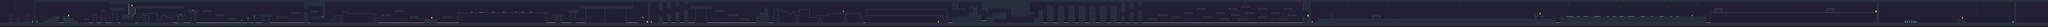

A level layout from a 2D game, rendered from its tile map. Below: a short description, then the map file with tile-grid data replaced by summaries:
An orthogonal 970x13 tile map with 16x16 px tiles, 5 tile layers (background, ground, deco, trap, ...), 4 tilesets and 325 objects.

<map version="1.2" tiledversion="1.2.0" orientation="orthogonal" renderorder="right-down" width="970" height="13" tilewidth="16" tileheight="16" infinite="0" nextlayerid="22" nextobjectid="401">
 <tileset firstgid="1" source="basecolor.tsx" />
 <tileset firstgid="129" source="tile1.tsx" />
 <tileset firstgid="1153" source="npc.tsx" />
 <tileset firstgid="1409" source="sheet.tsx" />
 <layer id="1" name="background" width="970" height="13">
  <data>[12610 cells, 12610 non-empty, 2 distinct tile ids]</data>
 </layer>
 <layer id="2" name="ground" width="970" height="13">
  <data>[12610 cells, 3878 non-empty, 58 distinct tile ids]</data>
 </layer>
 <layer id="3" name="deco" width="970" height="13">
  <data>[12610 cells, 1211 non-empty, 49 distinct tile ids]</data>
 </layer>
 <layer id="4" name="trap" width="970" height="13">
  <data>[12610 cells, 269 non-empty, 1 distinct tile ids]</data>
 </layer>
 <layer id="5" name="NPCP" width="970" height="13">
  <data>[12610 cells, 12 non-empty, 11 distinct tile ids]</data>
 </layer>
 <objectgroup id="6" name="groundobj">
  <object id="10" x="272" y="176" width="15248" height="16" />
  <object id="12" x="368" y="144" width="80" height="16" />
  <object id="13" x="400" y="128" width="48" height="16" />
  <object id="14" x="480" y="128" width="48" height="16" />
  <object id="15" x="480" y="144" width="80" height="16" />
  <object id="16" x="480" y="160" width="112" height="16" />
  <object id="17" x="640" y="144" width="32" height="32" />
  <object id="18" x="704" y="112" width="32" height="64" />
  <object id="19" x="768" y="80" width="32" height="96" />
  <object id="20" x="832" y="64" width="112" height="16" />
  <object id="21" x="848" y="80" width="16" height="96" />
  <object id="22" x="880" y="80" width="16" height="96" />
  <object id="23" x="272" y="0" width="15248" height="15" />
  <object id="24" x="832" y="16" width="160" height="16" />
  <object id="25" x="976" y="32" width="16" height="80" />
  <object id="26" x="928" y="112" width="80" height="32" />
  <object id="27" x="992" y="48" width="32" height="64" />
  <object id="28" x="1024" y="48" width="368" height="16" />
  <object id="29" x="1042.5" y="134" width="16" height="48" />
  <object id="31" x="1042.5" y="133" width="42" height="9" />
  <object id="32" x="1074.5" y="101.5" width="10.5" height="33.5" />
  <object id="33" x="1075.5" y="99" width="118.5" height="9.5" />
  <object id="35" x="1186" y="108" width="10" height="49.5" />
  <object id="36" x="1188" y="147.5" width="38.5" height="10" />
  <object id="37" x="1221" y="117.5" width="8" height="40.5" />
  <object id="38" x="1220.5" y="115.5" width="38.5" height="12" />
  <object id="39" x="1250.5" y="115.5" width="9" height="25" />
  <object id="40" x="1250.5" y="131.5" width="56" height="10.5" />
  <object id="41" x="1297" y="133" width="10.5" height="41.5" />
  <object id="42" x="1328" y="112" width="80" height="16" />
  <object id="43" x="1344" y="128" width="16" height="48" />
  <object id="44" x="1376" y="128" width="11.5" height="51" />
  <object id="45" x="1424" y="80" width="80" height="16" />
  <object id="46" x="1440" y="96" height="64" />
  <object id="47" x="1440" y="96" width="16" height="80" />
  <object id="48" x="1472" y="96" width="16" height="80" />
  <object id="49" x="1536" y="80" width="64" height="16" />
  <object id="50" x="1632" y="112" width="64" height="16" />
  <object id="51" x="1728" y="144" width="64" height="16" />
  <object id="53" x="1824.5" y="154" width="15.5" height="21.5" />
  <object id="54" x="1872" y="138" width="16.5" height="37.5" />
  <object id="55" x="1920.5" y="122.5" width="16.5" height="53" />
  <object id="56" x="1968" y="112" width="96" height="16" />
  <object id="57" x="1986.5" y="130.5" width="16" height="48" />
  <object id="58" x="2032" y="128" width="16" height="48" />
  <object id="59" x="2096" y="128" width="80" height="16" />
  <object id="60" x="2208" y="96" width="64" height="16" />
  <object id="61" x="2304" y="16" width="160" height="32" />
  <object id="63" x="2304" y="48" width="32" height="16" />
  <object id="64" x="2304" y="96" width="32" height="80" />
  <object id="65" x="2352" y="80" width="64" height="16" />
  <object id="66" x="2368" y="128" width="96" height="16" />
  <object id="68" x="2448" y="48" width="16" height="80" />
  <object id="69" x="2501" y="150" width="10.5" height="24" />
  <object id="70" x="2500.5" y="149" width="39.5" height="8.5" />
  <object id="71" x="2532.5" y="118.25" width="7.75" height="30.25" />
  <object id="72" x="2533.25" y="117.25" width="69.75" height="6.75" />
  <object id="73" x="2597" y="85.25" width="7" height="31.75" />
  <object id="74" x="2597.75" y="84.75" width="37" height="7" />
  <object id="75" x="2627.25" y="90.75" width="7.5" height="16.25" />
  <object id="76" x="2633.5" y="100.75" width="208.75" height="8.25" />
  <object id="77" x="2835.75" y="104.5" width="6.75" height="30.75" />
  <object id="78" x="2816" y="144" width="48" height="32" />
  <object id="80" x="2830.75" y="133.75" width="18.75" height="10" />
  <object id="81" x="2896" y="112" width="64" height="16" />
  <object id="82" x="2992" y="80" width="64" height="16" />
  <object id="84" x="3104" y="128" width="64" height="16" />
  <object id="85" x="3216" y="144" width="96" height="32" />
  <object id="86" x="3360" y="128" width="64" height="16" />
  <object id="87" x="3472" y="96" width="16" height="80" />
  <object id="90" x="3472" y="95.75" width="672" height="16" />
  <object id="92" x="4128.75" y="95.75" width="16" height="80" />
  <object id="93" x="4192" y="112" width="80" height="16" />
  <object id="94" x="4208" y="128" width="16" height="48" />
  <object id="95" x="4240" y="128" width="16" height="48" />
  <object id="96" x="4304" y="80" width="80" height="16" />
  <object id="97" x="4320" y="96" width="16" height="80" />
  <object id="98" x="4352" y="96" width="16" height="80" />
  <object id="99" x="4400" y="48" width="400" height="16" />
  <object id="100" x="4432" y="64" width="16" height="112" />
  <object id="101" x="4576" y="64" width="16" height="112" />
  <object id="102" x="4736" y="64" width="16" height="112" />
  <object id="103" x="4912" y="16" width="16" height="160" />
  <object id="105" x="4992" y="128" width="32" height="48" />
  <object id="106" x="4992" y="16" width="32" height="64" />
  <object id="107" x="5056" y="16" width="32" height="48" />
  <object id="109" x="5056" y="112" width="32" height="64" />
  <object id="111" x="5120" y="16" width="32" height="32" />
  </objectgroup>
 <objectgroup id="8" name="Enemy">
  <!-- 130 objects omitted --></objectgroup>
 <objectgroup id="9" name="Point1">
  <!-- 107 objects omitted --></objectgroup>
 <objectgroup id="10" name="Point2">
  <!-- 66 objects omitted --></objectgroup>
 <objectgroup id="11" name="Point3">
  <!-- 33 objects omitted --></objectgroup>
 <objectgroup id="12" name="point4">
  <!-- 12 objects omitted --></objectgroup>
 <objectgroup id="13" name="NPC1">
  <!-- 10 objects omitted --></objectgroup>
 <objectgroup id="14" name="NPC2">
  <!-- 9 objects omitted --></objectgroup>
 <objectgroup id="15" name="NPC3">
  <!-- 8 objects omitted --></objectgroup>
 <objectgroup id="21" name="Dialog5">
  <!-- 7 objects omitted --></objectgroup>
 <objectgroup id="16" name="NPC4">
  <!-- 6 objects omitted --></objectgroup>
 <objectgroup id="17" name="NPC5">
  <!-- 5 objects omitted --></objectgroup>
 <objectgroup id="18" name="NPC6">
  <!-- 4 objects omitted --></objectgroup>
 <objectgroup id="19" name="NPC7">
  <!-- 2 objects omitted --></objectgroup>
</map>
<!-- 237 of 325 objects omitted -->
